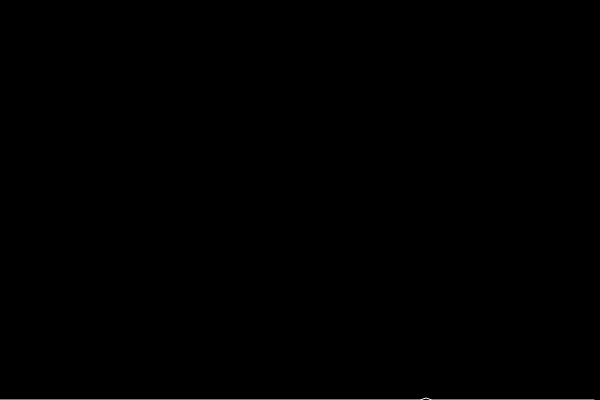
Frame 1 (no input)
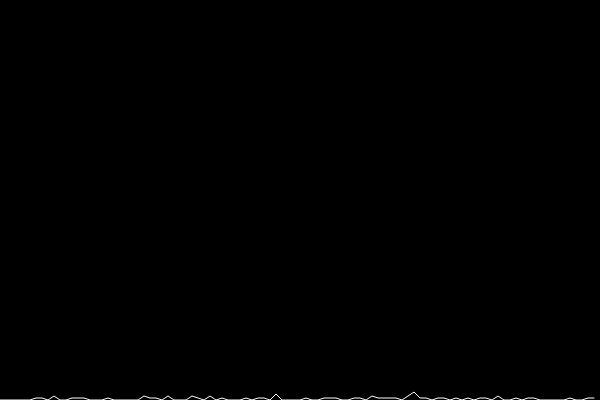
Frame 60 (no input)
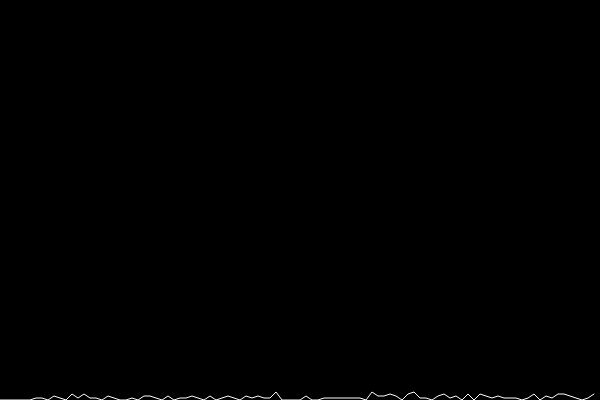
Frame 120 (the mouse pressed at the canvas centre since frame 60)

The p5.js sketch that drew these frames (run headless with seeded random() and noise() and a simulated clock; from frame 60 on, the mouse is pressed at the canvas centre):

// p5.js sketch
// ── sketch.js
// The Nature of Code
// Danny Platt
// An attempt at creating a quadratic distribution

let countArray = [];
let length = 100;

function setup() {
  frameRate(30);
  createCanvas(600, 400);
  for (let i = 0; i < length; i++) {
    countArray[i] = 0;
  }
}

function draw() {
  background(0);
  let flag = true;
  let x = 0;
  let y = 0;
  while(flag){
    x = floor(random(0,length));
    probability = x * x;
    const r2 = floor(random(0,length));
    if (r2 <= probability)
      flag = false;
  }
  countArray[x] += 2;

  // draw the graph
  noFill();
  stroke(255);
  beginShape();
  const step = width / length
  for (let i = 0; i < length; i++) {
    vertex(i*step,height - countArray[i]);
  }
  endShape()

}
